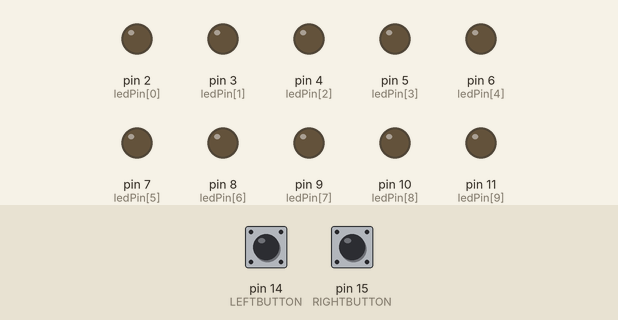
Simulated run of this sketch. Board: Arduino Uno, built with avr-gcc and run on an emulated ATmega328P. Shown: output pins drawn as LEDs (lit = HIGH). The inputs (shaded band) are chosen by the test bench; at power-on: pin 14 (LEFTBUTTON) LOW, pin 15 (RIGHTBUTTON) LOW.

Above: at 1.2 s.
1.3 s: pin 14 (LEFTBUTTON) pulled HIGH for 3.2 s
At 4.8 s:
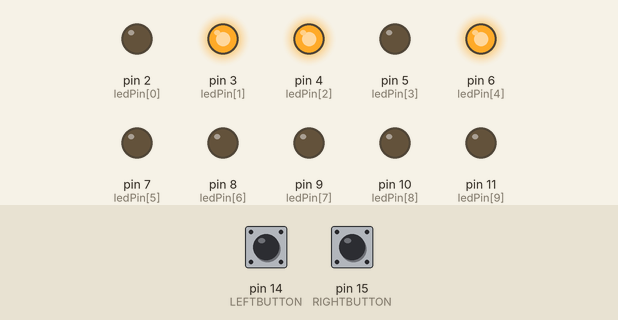
6.0 s: pin 14 (LEFTBUTTON) pulled HIGH for 0.15 s
At 6.9 s:
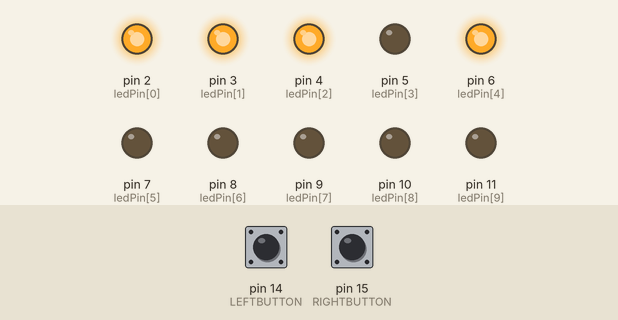
7.6 s: pin 14 (LEFTBUTTON) pulled HIGH for 1 s
At 9.5 s:
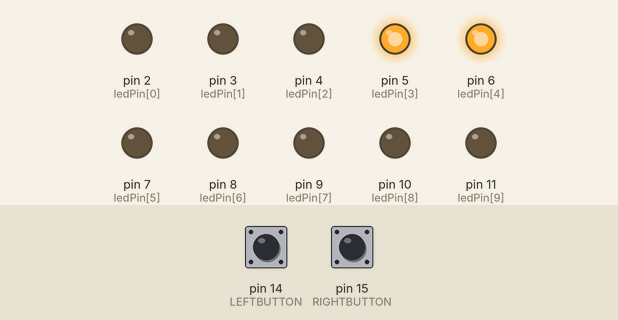
10.1 s: pin 14 (LEFTBUTTON) pulled HIGH for 0.15 s
At 11.4 s:
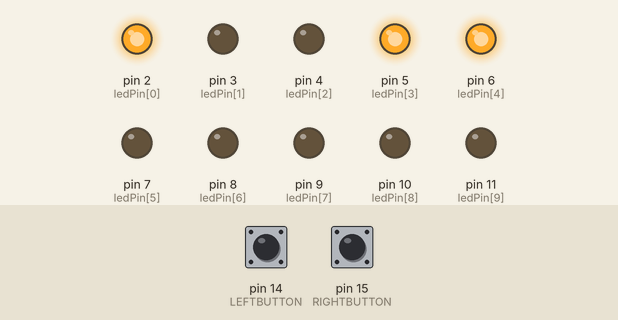
11.7 s: pin 14 (LEFTBUTTON) pulled HIGH for 0.15 s
At 12.8 s:
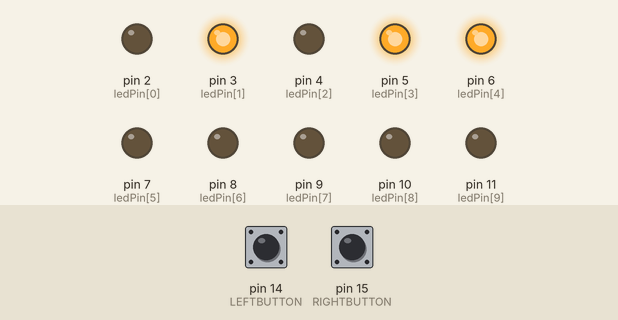
13.3 s: pin 14 (LEFTBUTTON) pulled HIGH for 1 s
At 15.4 s:
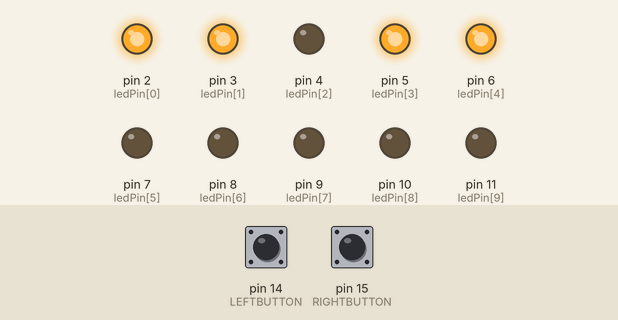
Timing chart, 0 to 16.8 s (numbered marks = the images above; inputs shaded):
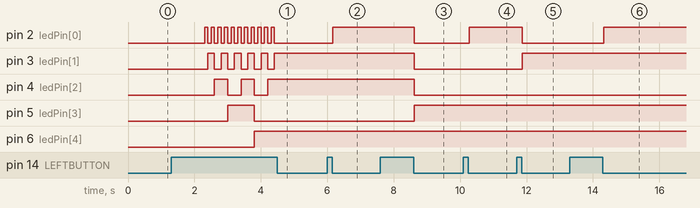

The sketch:

m2-b.ino
```cpp
#define LEFTBUTTON 14
#define RIGHTBUTTON 15

#include <stdbool.h>

int ledPin[] = {2, 3, 4, 5, 6, 7, 8, 9, 10, 11};
int maxCount = 1023;
int number = 0;

unsigned long previousMillis = 0;
unsigned long incrementPreviousMillis = 0;
unsigned long buttonPreviousMillis = 0;
const unsigned long buttonSampleIntervalMs = 25;
const unsigned long incrementIntervalMs = 100;

byte longButtonPressCountMax = 40;  // 40 * 25 = 1000 ms
byte longLeftButtonPressCount = 0;
byte longRightButtonPressCount = 0;

byte previousLeftButtonState = LOW;
byte previousRightButtonState = LOW;

void setup()
{
    pinMode(LEFTBUTTON, INPUT);
    pinMode(RIGHTBUTTON, INPUT);

    for (int i = 0; i < 10; i++)
    {
        pinMode(ledPin[i], OUTPUT);
    }
}

void loop()
{
    if (millis() - buttonPreviousMillis >= buttonSampleIntervalMs)
    {
        buttonPreviousMillis = millis();

        byte currentLeftButtonState = digitalRead(LEFTBUTTON);
        byte currentRightButtonState = digitalRead(RIGHTBUTTON);

        if ((previousLeftButtonState == LOW) && (currentLeftButtonState == HIGH))
        {
            longLeftButtonPressCount = 0;
        }
        else if ((previousLeftButtonState == HIGH) && (currentLeftButtonState == LOW))
        {
            if (longLeftButtonPressCount < longButtonPressCountMax)
            {
                shortButtonPress(1); // add
            }
        }
        else if (currentLeftButtonState == HIGH)
        {
            longLeftButtonPressCount++;

            if (longLeftButtonPressCount >= longButtonPressCountMax)
            {
                longButtonPress(1); // add
            }
        }

        if ((previousRightButtonState == LOW) && (currentRightButtonState == HIGH))
        {
            longRightButtonPressCount = 0;
        }
        else if ((previousRightButtonState == HIGH) && (currentRightButtonState == LOW))
        {
            if (longRightButtonPressCount < longButtonPressCountMax)
            {
                shortButtonPress(0); // subtract
            }
        }
        else if (currentRightButtonState == HIGH)
        {
            longRightButtonPressCount++;

            if (longRightButtonPressCount >= longButtonPressCountMax)
            {
                longButtonPress(0); // subtract
            }
        }

        previousLeftButtonState = currentLeftButtonState;
        previousRightButtonState = currentRightButtonState;
    }

    displayBinary(number);
}

void shortButtonPress(int action)
{
    commitAction(action);
}

void longButtonPress(int action)
{
    if (millis() - incrementPreviousMillis >= incrementIntervalMs)
    {
        incrementPreviousMillis = millis();
        commitAction(action);
    }
}

void commitAction(int action)
{
    if (action == 1 && number < maxCount)
    {
        number++;
    }
    else if (action == 0 && number > 0)
    {
        number--;
    }
}

void displayBinary(int numToShow)
{
    for (int i = 0; i < 10; i++)
    {
        if (bitRead(numToShow, i) == 1)
        {
            digitalWrite(ledPin[i], HIGH);
        }
        else
        {
            digitalWrite(ledPin[i], LOW);
        }
    }
}
```

Measured:
- after the input at 1.3 s, pin 2 (ledPin[0]): alternates HIGH for 0.10 s and LOW for 0.10 s, 22 changes in all, then stays LOW, starting after 1.0 s; pin 3 (ledPin[1]): alternates HIGH for 0.20 s and LOW for 0.20 s, 11 changes in all, then stays HIGH, starting after 1.1 s
- after the input at 6.0 s, pin 2 (ledPin[0]): LOW → HIGH after 0.16 s
- after the input at 7.6 s, pin 2 (ledPin[0]), pin 3 (ledPin[1]), pin 4 (ledPin[2]): HIGH → LOW after 1.0 s; pin 5 (ledPin[3]): LOW → HIGH after 1.0 s
- after the input at 10.1 s, pin 2 (ledPin[0]): LOW → HIGH after 0.17 s
- after the input at 11.7 s, pin 2 (ledPin[0]): HIGH → LOW after 0.17 s; pin 3 (ledPin[1]): LOW → HIGH after 0.17 s
- after the input at 13.3 s, pin 2 (ledPin[0]): LOW → HIGH after 1.0 s
